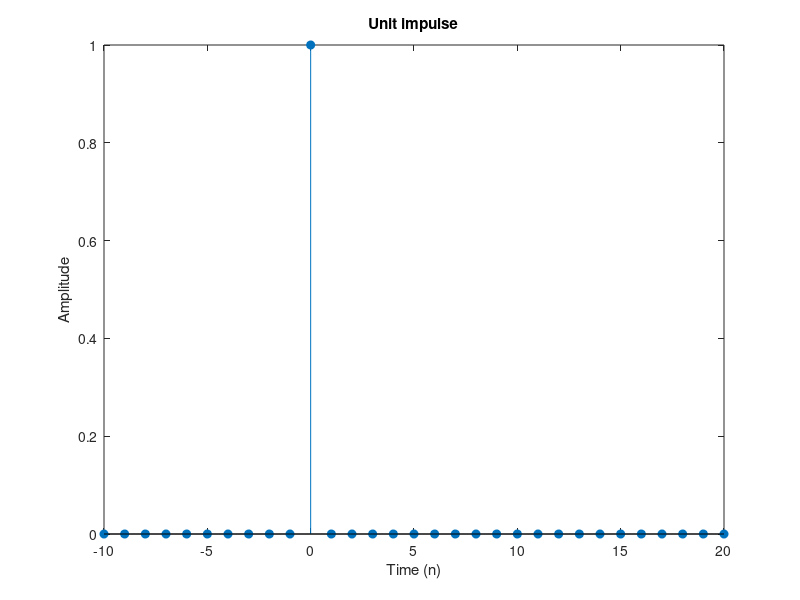

Write the MATLAB code that produced this figure.
L1 = 10;
L2 = 20;
n = -L1:L2;% time-base vector
x = [zeros(1,L1), 1, zeros(1,L2)];% amplitude vector
stem(n,x,'fill')
title('Unit impulse');
xlabel('Time (n)');
ylabel('Amplitude');
